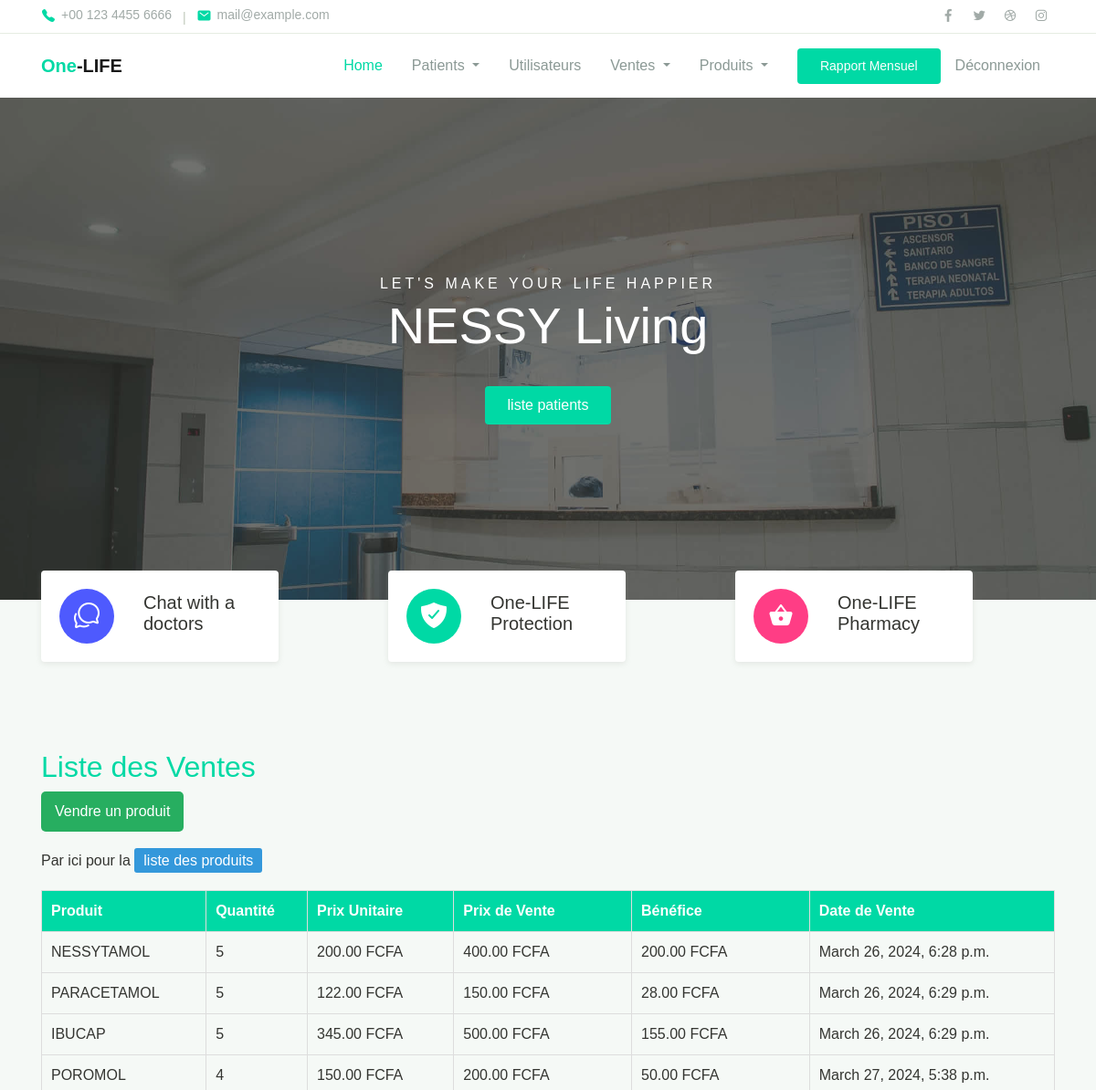
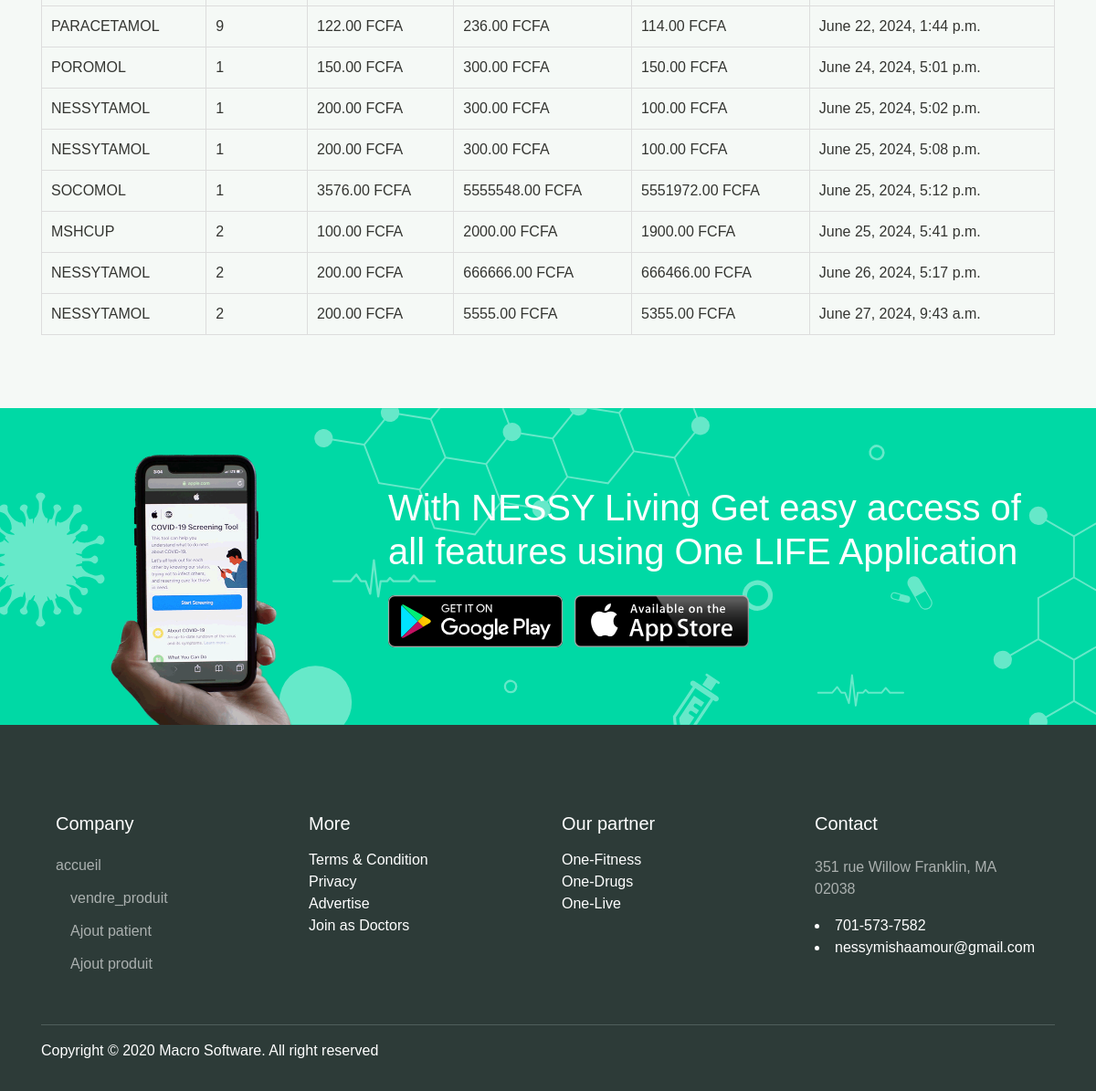
The page /liste_vente/ on the database its author committed (2 pictures, top to bottom).
### clinik/models.py (models this page shows)
class Vente(models.Model):
    produit = models.ForeignKey(Produit, on_delete=models.CASCADE)
    quantite = models.IntegerField()
    prix_unitaire = models.DecimalField(max_digits=10, decimal_places=2)
    prix_de_vente = models.DecimalField(max_digits=10, decimal_places=2)
    date_vente = models.DateTimeField(auto_now_add=True)
    def calculer_benefice(self):
        return self.prix_de_vente - self.prix_unitaire

class Produit(models.Model):
    id_produit = models.AutoField(primary_key=True)
    designation = models.CharField(max_length=100)
    quantite = models.IntegerField()
    prix_unitaire = models.DecimalField(max_digits=10, decimal_places=2)

### clinik/views.py (the view)
# urls.py: path('liste_vente/', views.liste_vente, name='liste_vente'),
def liste_vente(request):
    ventes = Vente.objects.all()
    return render(request, 'liste_vente.html', {'ventes': ventes})

### clinik/templates/liste_vente.html (shortened to what this page needs)
{% extends "base.html" %}
{% block 'content' %}
{% load static %}
</head>
<body>
    <h2>Liste des Ventes</h2>
    <a href="{% url 'vendre_produit' %}" class="add-btn">Vendre un produit</a>
    <p>Par ici pour la <a href="{% url 'affiche_produits' %}" class="update-btn">liste des produits</a></p>
    <table>
        <thead>
            <tr>
                <th>Produit</th>
                <th>Quantité</th>
                <th>Prix Unitaire</th>
                <th>Prix de Vente</th>
                <th>Bénéfice</th>
                <th>Date de Vente</th>
            </tr>
        </thead>
        <tbody>
            {% for vente in ventes %}
                <tr>
                    <td>{{ vente.produit.designation }}</td>
                    <td>{{ vente.quantite }}</td>
                    <td>{{ vente.prix_unitaire }} FCFA</td>
                    <td>{{ vente.prix_de_vente }} FCFA</td>
                    <td>{{ vente.calculer_benefice }} FCFA</td>
                    <td>{{ vente.date_vente }}</td>
                </tr>
            {% endfor %}
        </tbody>
    </table>
    {% endblock 'content' %}

### static/assets/css/theme.css (style rules this page uses)
:root { --primary: #00D9A5; --accent: #FF3D85; --secondary: #4E5AFE; --warning: #EED818; --info: #05B4E1; --danger: #FF4943; --success: #96C93D; --dark: #343531; --light: #F5F9F6; --cs: #596261; --grey: #6E807A; }
body { font-family: "Source Sans Pro", sans-serif; line-height: 1.5; color: #343531; }
a { color: #07be94; text-decoration: none; background-color: transparent; }

### clinik/templates/liste_vente.html (style rules this page uses)
h2 { color: #00D9A5; }
a { text-decoration: none; color: #fff; }
.add-btn { background-color: #27ae60; color: white; padding: 10px 15px; border: none; border-radius: 5px; cursor: pointer; font-size: 16px; margin-bottom: 20px; text-align: center; display: inline-block; }
.update-btn { background-color: #3498db; color: white; padding: 5px 10px; border: none; border-radius: 3px; cursor: pointer; }
table { width: 100%; border-collapse: collapse; margin-top: 20px; }
th, td { padding: 10px; text-align: left; border: 1px solid #ddd; }
th { background-color: #00D9A5; color: white; }

### rows shown on the page
Vente: produit.designation "NESSYTAMOL", quantite "5", prix_unitaire "200.00", prix_de_vente "400.00", calculer_benefice "200.00", date_vente "March 26, 2024, 6:28 p.m."
Vente: produit.designation "PARACETAMOL", quantite "5", prix_unitaire "122.00", prix_de_vente "150.00", calculer_benefice "28.00", date_vente "March 26, 2024, 6:29 p.m."
Vente: produit.designation "IBUCAP", quantite "5", prix_unitaire "345.00", prix_de_vente "500.00", calculer_benefice "155.00", date_vente "March 26, 2024, 6:29 p.m."
Vente: produit.designation "POROMOL", quantite "4", prix_unitaire "150.00", prix_de_vente "200.00", calculer_benefice "50.00", date_vente "March 27, 2024, 5:38 p.m."
Vente: produit.designation "PARACETAMOL", quantite "9", prix_unitaire "122.00", prix_de_vente "236.00", calculer_benefice "114.00", date_vente "June 22, 2024, 1:44 p.m."
Vente: produit.designation "POROMOL", quantite "1", prix_unitaire "150.00", prix_de_vente "300.00", calculer_benefice "150.00", date_vente "June 24, 2024, 5:01 p.m."
Vente: produit.designation "NESSYTAMOL", quantite "1", prix_unitaire "200.00", prix_de_vente "300.00", calculer_benefice "100.00", date_vente "June 25, 2024, 5:02 p.m."
Vente: produit.designation "NESSYTAMOL", quantite "1", prix_unitaire "200.00", prix_de_vente "300.00", calculer_benefice "100.00", date_vente "June 25, 2024, 5:08 p.m."
Vente: produit.designation "SOCOMOL", quantite "1", prix_unitaire "3576.00", prix_de_vente "5555548.00", calculer_benefice "5551972.00", date_vente "June 25, 2024, 5:12 p.m."
Vente: produit.designation "MSHCUP", quantite "2", prix_unitaire "100.00", prix_de_vente "2000.00", calculer_benefice "1900.00", date_vente "June 25, 2024, 5:41 p.m."
Vente: produit.designation "NESSYTAMOL", quantite "2", prix_unitaire "200.00", prix_de_vente "666666.00", calculer_benefice "666466.00", date_vente "June 26, 2024, 5:17 p.m."
Vente: produit.designation "NESSYTAMOL", quantite "2", prix_unitaire "200.00", prix_de_vente "5555.00", calculer_benefice "5355.00", date_vente "June 27, 2024, 9:43 a.m."
